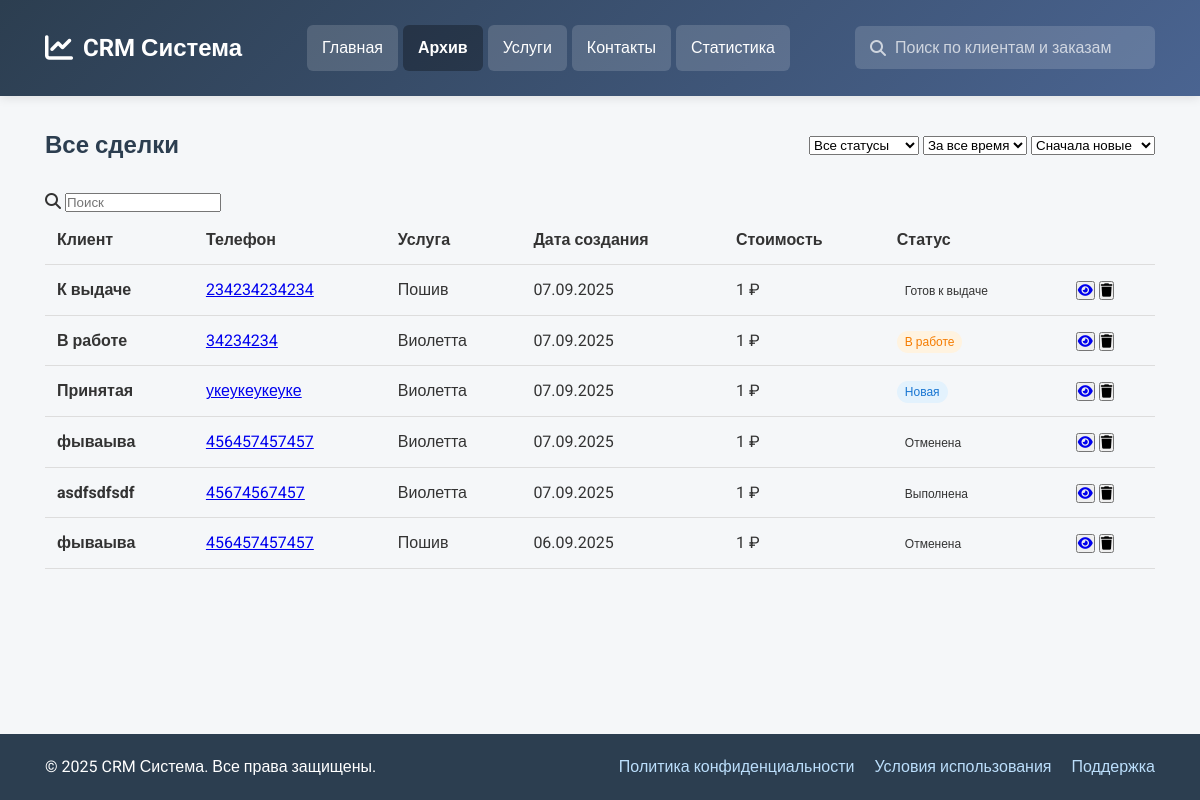
Before: /crm/closed/ with the older database file.
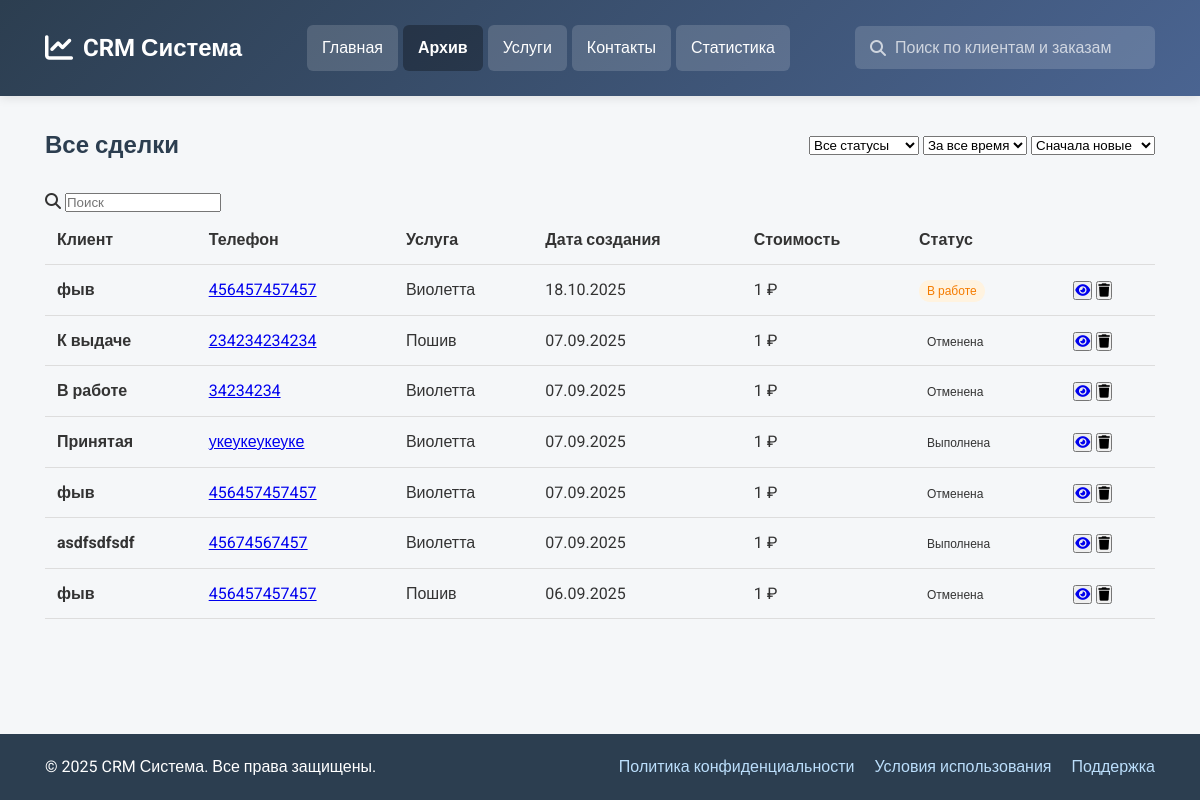
After: the same page with the newer database file.
### deals/models.py (models this page shows, shortened)
class Deal(models.Model):
    STATUS_CHOICES = [
        ("new", "Принята"),
        ("in_progress", "В работе"),
        ("ready", "Готов к выдаче"),
        ("successful", "Успешная"),
        ("closed", "Закрытая"),
    ]
    client = models.ForeignKey(
        "clients.Client",
        on_delete=models.CASCADE,
        verbose_name="Клиент",
        related_name="deals",
    )
    services = models.ManyToManyField(
        "price.Service",  # Используем строковую ссылку
        through="DealService",
        verbose_name="Услуги",
    )
    description = models.TextField(blank=True, verbose_name="Описание")
    status = models.CharField(
        max_length=20, choices=STATUS_CHOICES, default="new", verbose_name="Статус"
    )
    start_date = models.DateTimeField(verbose_name="Дата начала")
    end_date = models.DateTimeField(verbose_name="Дата окончания")
    created_at = models.DateTimeField(auto_now_add=True, verbose_name="Дата создания")
    updated_at = models.DateTimeField(auto_now=True, verbose_name="Дата обновления")
    class Meta:
        verbose_name = "Сделка"
        verbose_name_plural = "Сделки"
        ordering = ["-created_at"]
    @property
    def total_price(self):
        return self.dealservice_set.aggregate(total=Sum("price"))["total"] or 0
    def prices(self):
        services = self.dealservice_set.values_list("service__name", flat=True)
        return ", ".join(services)

### clients/models.py (models this page shows, shortened)
class Client(models.Model):
    name = models.CharField(max_length=200, verbose_name="ФИО клиента")
    phone = models.CharField(max_length=20, verbose_name="Телефон")
    email = models.EmailField(blank=True, null=True, verbose_name="Email")
    notes = models.TextField(blank=True, verbose_name="Заметки")
    created_at = models.DateTimeField(auto_now_add=True, verbose_name="Дата создания")
    class Meta:
        verbose_name = "Клиент"
        verbose_name_plural = "Клиенты"
        ordering = ["name"]

### deals/views.py (the view, shortened to what this page needs)
# urls.py: path("closed/", all_deals, name="closed_deals"),
def all_deals(request):
    deals = Deal.objects.select_related("client").all()
    status_filter = request.GET.get("status", "all")
    if status_filter != "all":
        deals = deals.filter(status=status_filter)
    date_filter = request.GET.get("date", "all")
    sort_by = request.GET.get("sort", "newest")
    if sort_by == "oldest":
        deals = deals.order_by("created_at")
    elif sort_by == "price_high":
        deals = deals.order_by("-price")
    elif sort_by == "price_low":
        deals = deals.order_by("price")
    else:  # newest по умолчанию
        deals = deals.order_by("-created_at")
    search_query = request.GET.get("search", "")
    if search_query:
        deals = deals.filter(
            Q(client__name__icontains=search_query)
            | Q(client__phone__icontains=search_query)
            | Q(services__icontains=search_query)
        )
    paginator = Paginator(deals, 25)  # 25 сделок на страницу
    page_number = request.GET.get("page")
    page_obj = paginator.get_page(page_number)
    context = {
        "deals": page_obj,
        "status_filter": status_filter,
        "date_filter": date_filter,
        "sort_by": sort_by,
        "search_query": search_query,
    }
    return render(request, "closed.html", context)

### templates/closed.html (shortened to what this page needs)
<!DOCTYPE html>
<html lang="ru">
<head>
    {% load static %}
    <link rel="stylesheet" href="https://cdnjs.cloudflare.com/ajax/libs/font-awesome/6.4.0/css/all.min.css">
    <link rel="stylesheet" href="{% static 'css/styles.css' %}">
</head>
<body>
    {% include 'header.html' %}
    <main>
        <section id="all-deals" class="section active">
            <div class="container">
                <div class="dashboard-header">
                    <h1 class="dashboard-title">Все сделки</h1>
                    <div class="filters">
                        <select id="statusFilter" onchange="filterDeals()">
                            <option value="all" {% if status_filter == 'all' %}selected{% endif %}>Все статусы</option>
                        </select>
                        <select id="dateFilter" onchange="filterDeals()">
                            <option value="all" {% if date_filter == 'all' %}selected{% endif %}>За все время</option>
                        </select>
                        <select id="sortBy" onchange="filterDeals()">
                            <option value="newest" {% if sort_by == 'newest' %}selected{% endif %}>Сначала новые</option>
                        </select>
                    </div>
                </div>
                <div class="search-box">
                    <i class="fas fa-search search-icon"></i>
                    <input type="text" class="search-input" placeholder="Поиск" id="dealSearch" onkeyup="searchDeals()">
                </div>
                <div class="deals-table-container">
                    <table class="deals-table">
                        <thead>
                            <tr>
                                <th>Клиент</th>
                                <th>Телефон</th>
                                <th>Услуга</th>
                                <th>Дата создания</th>
                                <th>Стоимость</th>
                                <th>Статус</th>
                                <th></th>
                            </tr>
                        </thead>
                        <tbody>
                            {% for deal in deals %}
                            <tr class="deal-row" data-id="{{ deal.id }}" data-status="{{ deal.status }}">
                                <td>
                                    <div class="client-info">
                                        <strong>{{ deal.client.name }}</strong>
                                    </div>
                                </td>
                                <td>
                                    <a href="tel:{{ deal.client.phone }}" class="phone-link">
                                        {{ deal.client.phone }}
                                    </a>
                                </td>
                                <td>{{ deal.prices }}</td>
                                <td>{{ deal.created_at|date:"d.m.Y" }}</td>
                                <td class="price">{{ deal.total_price }} ₽</td>
                                <td>
                                    <span class="status-badge
                                        {% if deal.status == 'new' %}status-new
                                        {% elif deal.status == 'in_progress' %}status-in-progress
                                        {% elif deal.status == 'completed' %}status-completed
                                        {% elif deal.status == 'cancelled' %}status-cancelled
                                        {% endif %}">
                                        {% if deal.status == 'new' %}Новая
                                        {% elif deal.status == 'in_progress' %}В работе
                                        {% elif deal.status == 'ready' %}Готов к выдаче
                                        {% elif deal.status == 'successful' %}Выполнена
                                        {% elif deal.status == 'closed' %}Отменена
                                        {% endif %}
                                    </span>
                                </td>
                                <td>
                                    <div class="action-buttons">
                                        <button><a href="{% url 'deal_detail' deal.id %}" class="btn-view" title="Просмотреть">
                                            <i class="fas fa-eye"></i>
                                        </a></button>
                                        <form action="{% url 'delete_deal' deal.id %}" method="post" style="display: inline;">
                                            <button type="submit" class="btn-delete" title="Удалить"
                                                    onclick="return confirm('Вы уверены, что хотите удалить эту сделку?')">
                                                <i class="fas fa-trash"></i>
                                            </button>
                                        </form>
                                    </div>
                                </td>
                            </tr>
                            {% endfor %}
                        </tbody>
                    </table>
                </div>
            </div>
        </section>
    </main>
    {% include 'footer.html' %}
</body>
</html>

### templates/header.html
<header>
    <div class="container">
        <div class="header-content">
            <div class="logo">
                <i class="fas fa-chart-line"></i>
                <span>CRM Система</span>
            </div>
            <nav>
                <a href="{% url 'dashboard' %}" class="nav-btn" data-section="main">
                    Главная
                </a>
                <a href="{% url 'closed_deals' %}" class="nav-btn" data-section="closed">
                    Архив
                </a>
                <a href="{% url 'services' %}" class="nav-btn" data-section="services">
                    Услуги
                </a>
                <a href="{% url 'contacts' %}" class="nav-btn" data-section="contacts">
                    Контакты
                </a>
                <a href="{% url 'statistics' %}" class="nav-btn" data-section="stats">
                    Статистика
                </a>
            </nav>
            <div class="header-right">
                <div class="search-container">
                    <i class="fas fa-search"></i>
                    <input type="text" placeholder="Поиск по клиентам и заказам">
                </div>
            </div>
        </div>
    </div>
</header>

### templates/footer.html
<footer>
    <div class="container">
        <div class="footer-content">
            <div class="copyright">© {% now "Y" %} CRM Система. Все права защищены.</div>
            <div class="footer-links">
                <a href="#">Политика конфиденциальности</a>
                <a href="#">Условия использования</a>
                <a href="#">Поддержка</a>
            </div>
        </div>
    </div>
</footer>

### static/css/styles.css (style rules this page uses)
* { margin: 0; padding: 0; box-sizing: border-box; font-family: 'Roboto', sans-serif; }
body { background-color: #f5f7f9; color: #333; line-height: 1.6; min-height: 100vh; display: flex; flex-direction: column; }
.container { max-width: 95%; margin: 0 auto; padding: 0 15px; }
header { background: linear-gradient(135deg, #2c3e50, #4a6491); color: white; padding: 15px 0; box-shadow: 0 2px 10px rgba(0, 0, 0, 0.1); }
.header-content { display: flex; justify-content: space-between; align-items: center; flex-wrap: wrap; }
.logo { font-size: 24px; font-weight: 700; display: flex; align-items: center; }
.logo i { margin-right: 10px; font-size: 28px; }
nav { display: flex; gap: 5px; margin: 10px 0; }
.nav-btn { background: rgba(255, 255, 255, 0.15); color: white; text-decoration: none; padding: 10px 15px; border-radius: 6px; cursor: pointer; transition: all 0.3s ease; font-weight: 500; }
.nav-btn.active { background: rgba(0, 0, 0, 0.3); font-weight: 600; }
.search-container { position: relative; width: 300px; }
.search-container input { width: 100%; padding: 12px 15px 12px 40px; border: none; border-radius: 6px; background: rgba(255, 255, 255, 0.15); color: white; font-size: 16px; }
.search-container input::placeholder { color: rgba(255, 255, 255, 0.7); }
.search-container i { position: absolute; left: 15px; top: 50%; transform: translateY(-50%); color: rgba(255, 255, 255, 0.7); }
main { flex: 1; padding: 30px 0; }
.section { display: none; animation: fadeIn 0.5s ease; }
.section.active { display: block; }
.dashboard-header { display: flex; justify-content: space-between; align-items: center; margin-bottom: 25px; }
.dashboard-title { font-size: 24px; font-weight: 600; color: #2c3e50; }
footer { background: #2c3e50; color: white; padding: 20px 0; text-align: center; margin-top: auto; }
.footer-content { display: flex; justify-content: space-between; align-items: center; flex-wrap: wrap; }
.footer-links { display: flex; gap: 20px; }
.footer-links a { color: #bbdefb; text-decoration: none; transition: color 0.3s ease; }
.status-badge { padding: 4px 8px; border-radius: 12px; font-size: 12px; font-weight: 500; }
.status-in-progress { background-color: #fff3e0; color: #f57c00; }
.deals-table-container { display: block; width: 100%; box-sizing: border-box; }
.deals-table { width: 100%; border-collapse: collapse; table-layout: fixed; }
.deals-table th, .deals-table td { padding: 12px; text-align: left; border-bottom: 1px solid #ddd; }
.deals-table { table-layout: auto; }

Changed rows visible on the page:
added Deal: client.name "фыв", client.phone "456457457457", prices "Виолетта", created_at "18.10.2025", total_price "1", status "В работе"
changed Deal "К выдаче": status "Готов к выдаче" → "Отменена"
changed Deal "В работе": status "В работе" → "Отменена"
changed Deal "Принятая": status "Новая" → "Выполнена"
changed through a linked row, Deal (number 5 of 7 on the later page): client.name "фываыва" → "фыв"
changed through a linked row, Deal (number 7 of 7 on the later page): client.name "фываыва" → "фыв"
